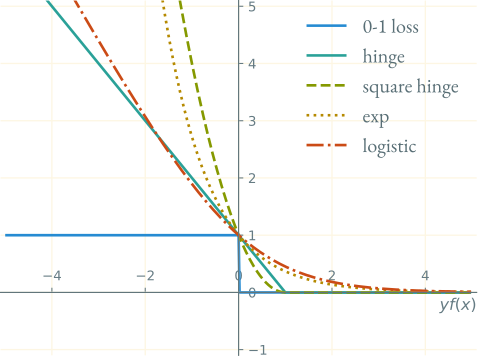

The Python source for this figure:
import matplotlib.pyplot as plt
import numpy as np

x = np.arange(-5, 5, 0.02)

loss01 = [(1-np.sign(xi))/2 for xi in x]
hinge = np.maximum(0, 1-x)
square_hinge = np.maximum(0, 1-x)**2
exp = np.exp(-x)
logistic = np.log2(1 + np.exp(-x))


with plt.style.context('Solarize_Light2'):
    
    plt.axis([-5.1, 5.1, -1.1, 5.1])

    ax = plt.gca()

    ax.xaxis.set_ticks_position('bottom')
    ax.spines['bottom'].set_position(('data', 0))
    #ax.spines['bottom'].set_color('#586e75')

    ax.yaxis.set_ticks_position('left')
    ax.spines['left'].set_position(('data', 0))
    #ax.spines['left'].set_color('#586e75')

    ax.xaxis.set_ticks_position('top')
    ax.spines['top'].set_position(('data', 0))
    ax.spines['top'].set_color('#586e75')

    ax.yaxis.set_ticks_position('right')
    ax.spines['right'].set_position(('data', 0))
    ax.spines['right'].set_color('#586e75')

    ax.tick_params(axis='x')
    ax.tick_params(axis='y')

    plt.plot(x, loss01, linestyle="solid", linewidth=2, label="0-1 loss")
    plt.plot(x, hinge, linestyle="-", linewidth=2, label="hinge")
    plt.plot(x, square_hinge, linestyle="dashed", linewidth=2, label="square hinge")
    plt.plot(x, exp, linestyle=":", linewidth=2, label="exp")
    plt.plot(x, logistic, linestyle="-.", linewidth=2, label="logistic")

    legend = plt.legend(loc='upper right', prop={'family': 'EB Garamond', 'size': 15})
    plt.setp(legend.get_texts(), color='#586e75')

    plt.xlabel(r'$y f(x)$', loc='right')

plt.savefig('surrogate-loss.svg', transparent=True)
plt.show()
